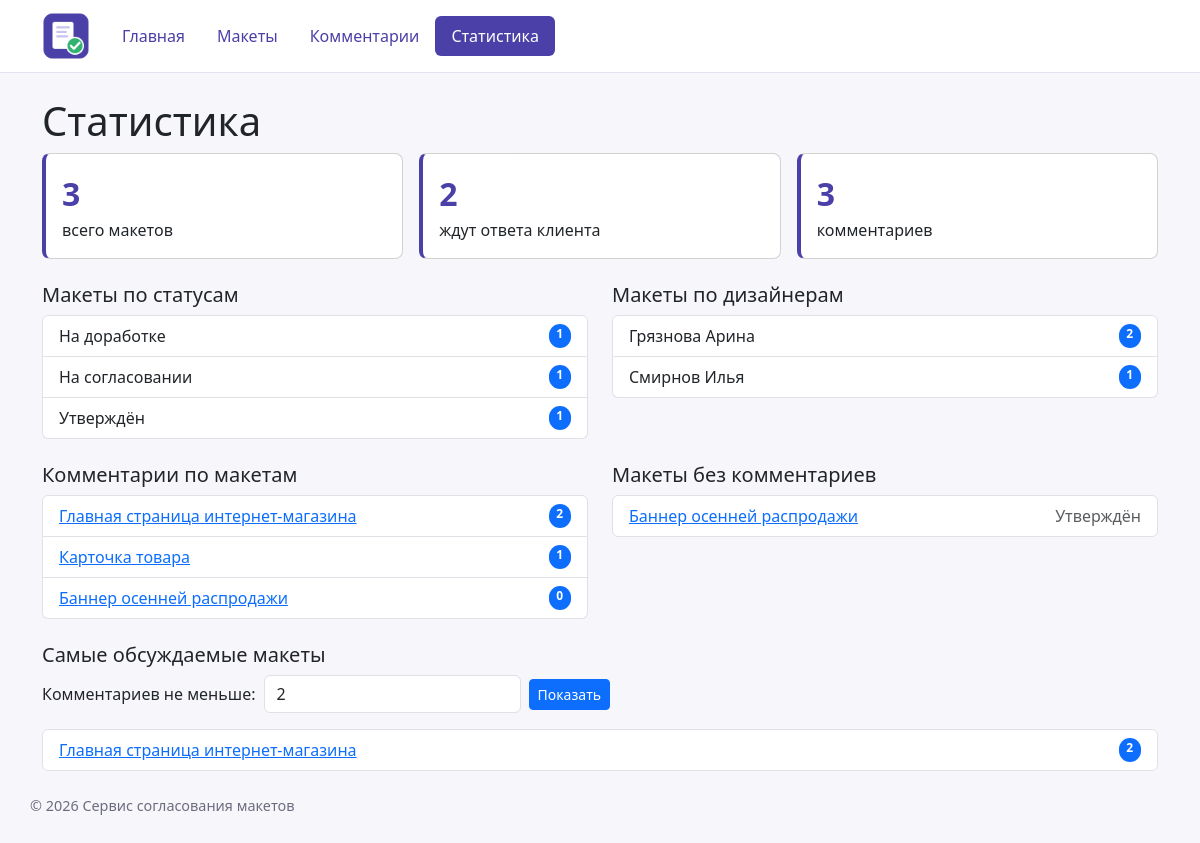
Screenshot of /layouts/statistics/ with the database file from the repository.
### layouts/views.py (the view)
# urls.py: path("statistics/", views.statistics, name="statistics"),
def statistics(request):
    try:
        min_comments = int(request.GET.get("min", 2))
    except ValueError:
        min_comments = 2
    conn = get_connection()
    try:
        totals = conn.execute(
            """
            SELECT
                (SELECT COUNT(*) FROM layouts) AS layouts_count,
                (SELECT COUNT(*) FROM comments) AS comments_count,
                (
                    SELECT COUNT(*)
                    FROM layouts
                    WHERE status != 'Утверждён'
                ) AS waiting_count
            """
        ).fetchone()
        by_status = conn.execute(
            """
            SELECT
                status,
                COUNT(*) AS layouts_count
            FROM layouts
            GROUP BY status
            ORDER BY layouts_count DESC, status
            """
        ).fetchall()
        by_designer = conn.execute(
            """
            SELECT
                designers.name AS designer_name,
                COUNT(layouts.id) AS layouts_count
            FROM designers
            LEFT JOIN layouts ON designers.id = layouts.designer_id
            GROUP BY designers.id, designers.name
            ORDER BY layouts_count DESC, designer_name
            """
        ).fetchall()
        by_layout = conn.execute(
            """
            SELECT
                layouts.id,
                layouts.title,
                COUNT(comments.id) AS comments_count
            FROM layouts
            LEFT JOIN comments ON layouts.id = comments.layout_id
            GROUP BY layouts.id, layouts.title
            ORDER BY comments_count DESC, layouts.title
            """
        ).fetchall()
        discussed = conn.execute(
            """
            SELECT
                layouts.id,
                layouts.title,
                COUNT(comments.id) AS comments_count
            FROM layouts
            JOIN comments ON layouts.id = comments.layout_id
            GROUP BY layouts.id, layouts.title
            HAVING COUNT(comments.id) >= ?
            ORDER BY comments_count DESC
            """,
            [min_comments],
        ).fetchall()
        without_comments = conn.execute(
            """
            SELECT
                id,
                title,
                status
            FROM layouts
            WHERE id NOT IN (
                SELECT layout_id
                FROM comments
            )
            ORDER BY title
            """
        ).fetchall()
    finally:
        conn.close()
    context = {
        "totals": totals,
        "by_status": by_status,
        "by_designer": by_designer,
        "by_layout": by_layout,
        "min_comments": min_comments,
        "discussed": discussed,
        "without_comments": without_comments,
    }
    return render(request, "layouts/statistics.html", context)

### db/database.py (called while the page is built)
def get_connection(db_path: Path | str = DB_PATH) -> sqlite3.Connection:
    conn = sqlite3.connect(db_path)
    conn.row_factory = sqlite3.Row
    conn.execute("PRAGMA foreign_keys = ON")
    return conn

### layouts/templates/layouts/statistics.html (shortened to what this page needs)
{% extends "base.html" %}
{% block content %}
    <h1>Статистика</h1>
    <div class="row g-3 mb-4">
        <div class="col-md-4">
            <div class="card stat-card card-body">
                <span class="stat-value">{{ totals.layouts_count }}</span>
                всего макетов
            </div>
        </div>
        <div class="col-md-4">
            <div class="card stat-card card-body">
                <span class="stat-value">{{ totals.waiting_count }}</span>
                ждут ответа клиента
            </div>
        </div>
        <div class="col-md-4">
            <div class="card stat-card card-body">
                <span class="stat-value">{{ totals.comments_count }}</span>
                комментариев
            </div>
        </div>
    </div>
    <div class="row g-4">
        <div class="col-md-6">
            <h2 class="h5">Макеты по статусам</h2>
            <ul class="list-group">
                {% for item in by_status %}
                    <li class="list-group-item d-flex justify-content-between">
                        {{ item.status }}
                        <span class="badge bg-primary rounded-pill">{{ item.layouts_count }}</span>
                    </li>
                {% empty %}
                    <li class="list-group-item">Данные отсутствуют.</li>
                {% endfor %}
            </ul>
        </div>
        <div class="col-md-6">
            <h2 class="h5">Макеты по дизайнерам</h2>
            <ul class="list-group">
                {% for item in by_designer %}
                    <li class="list-group-item d-flex justify-content-between">
                        {{ item.designer_name }}
                        <span class="badge bg-primary rounded-pill">{{ item.layouts_count }}</span>
                    </li>
                {% empty %}
                    <li class="list-group-item">Данные отсутствуют.</li>
                {% endfor %}
            </ul>
        </div>
        <div class="col-md-6">
            <h2 class="h5">Комментарии по макетам</h2>
            <ul class="list-group">
                {% for item in by_layout %}
                    <li class="list-group-item d-flex justify-content-between">
                        <a href="{% url 'layouts:detail' item.id %}">{{ item.title }}</a>
                        <span class="badge bg-primary rounded-pill">{{ item.comments_count }}</span>
                    </li>
                {% empty %}
                    <li class="list-group-item">Данные отсутствуют.</li>
                {% endfor %}
            </ul>
        </div>
        <div class="col-md-6">
            <h2 class="h5">Макеты без комментариев</h2>
            <ul class="list-group">
                {% for item in without_comments %}
                    <li class="list-group-item d-flex justify-content-between">
                        <a href="{% url 'layouts:detail' item.id %}">{{ item.title }}</a>
                        <span class="text-muted">{{ item.status }}</span>
                    </li>
                {% empty %}
                    <li class="list-group-item">Все макеты уже прокомментированы.</li>
                {% endfor %}
            </ul>
        </div>
    </div>
    <h2 class="h5 mt-4">Самые обсуждаемые макеты</h2>
    <form method="get" class="d-flex align-items-center gap-2 mb-3">
        <label for="min">Комментариев не меньше:</label>
        <input
            type="number"
            id="min"
            name="min"
            min="1"
            value="{{ min_comments }}"
            class="form-control w-auto"
        >
        <button type="submit" class="btn btn-primary btn-sm">Показать</button>
    </form>
    <ul class="list-group">
        {% for item in discussed %}
            <li class="list-group-item d-flex justify-content-between">
                <a href="{% url 'layouts:detail' item.id %}">{{ item.title }}</a>
                <span class="badge bg-primary rounded-pill">{{ item.comments_count }}</span>
            </li>
        {% empty %}
            <li class="list-group-item">Таких макетов нет.</li>
        {% endfor %}
    </ul>
{% endblock %}

### templates/base.html (shortened to what this page needs)
{% load static %}
<!DOCTYPE html>
<html lang="ru">
<head>
    <link
        rel="stylesheet"
        href="https://cdn.jsdelivr.net/npm/bootstrap@5.3.3/dist/css/bootstrap.min.css"
    >
    <link rel="stylesheet" href="{% static 'homepage/css/style.css' %}">
</head>
<body>
    <header class="site-header">
        <div class="container d-flex align-items-center gap-3">
            <a href="{% url 'homepage:index' %}">
                <img
                    src="{% static 'homepage/img/logo.png' %}"
                    alt="Сервис согласования макетов"
                    class="service-logo"
                >
            </a>
            {% include "includes/navigation.html" %}
        </div>
    </header>
    <main class="container">
        {% block content %}
        {% endblock %}
    </main>
    <footer class="container site-footer">
        <p>© <span id="current-year"></span> Сервис согласования макетов</p>
    </footer>
</body>
</html>

### templates/includes/navigation.html
<nav class="nav site-nav">
    <a class="nav-link" href="{% url 'homepage:index' %}">Главная</a>
    <a class="nav-link" href="{% url 'layouts:list' %}">Макеты</a>
    <a class="nav-link" href="{% url 'comments:list' %}">Комментарии</a>
    <a class="nav-link" href="{% url 'layouts:statistics' %}">Статистика</a>
</nav>

### homepage/static/homepage/css/style.css (style rules this page uses)
body { display: flex; flex-direction: column; min-height: 100vh; background-color: #f7f7fb; }
main { flex: 1; }
.site-header { padding: 0.75rem 0; margin-bottom: 1.5rem; background-color: #ffffff; border-bottom: 1px solid #e3e3ef; }
.service-logo { width: 48px; height: 48px; }
.site-nav .nav-link { color: #4b3fa8; font-weight: 500; }
.site-nav .nav-link.active { color: #ffffff; background-color: #4b3fa8; border-radius: 6px; }
.site-footer { padding: 1.5rem 0 1rem; color: #6c6c80; font-size: 0.9rem; }
.stat-card { border-left: 4px solid #4b3fa8; border-radius: 8px; }
.stat-value { display: block; font-size: 2rem; font-weight: 700; color: #4b3fa8; }

### rows the page displays
layouts: status "На доработке", layouts_count "1", title "Главная страница интернет-магазина", comments_count "2"
layouts: status "На согласовании", layouts_count "1", title "Карточка товара", comments_count "1"
layouts: status "Утверждён", layouts_count "1", title "Баннер осенней распродажи", comments_count "0"
designers: designer_name "Грязнова Арина", layouts_count "2"
designers: designer_name "Смирнов Илья", layouts_count "1"

### other values shown
{{ totals.layouts_count }} "3"
{{ totals.waiting_count }} "2"
{{ totals.comments_count }} "3"
